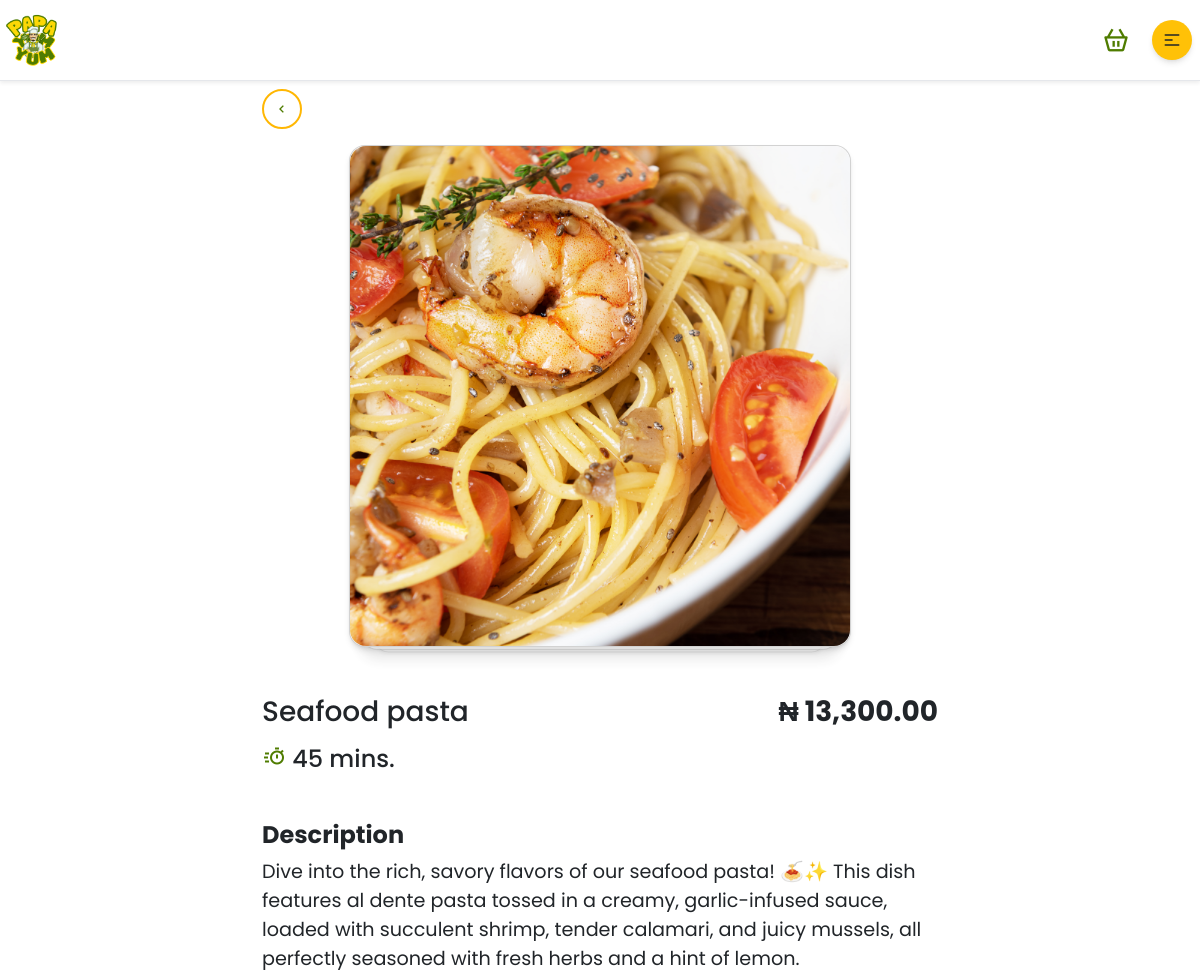
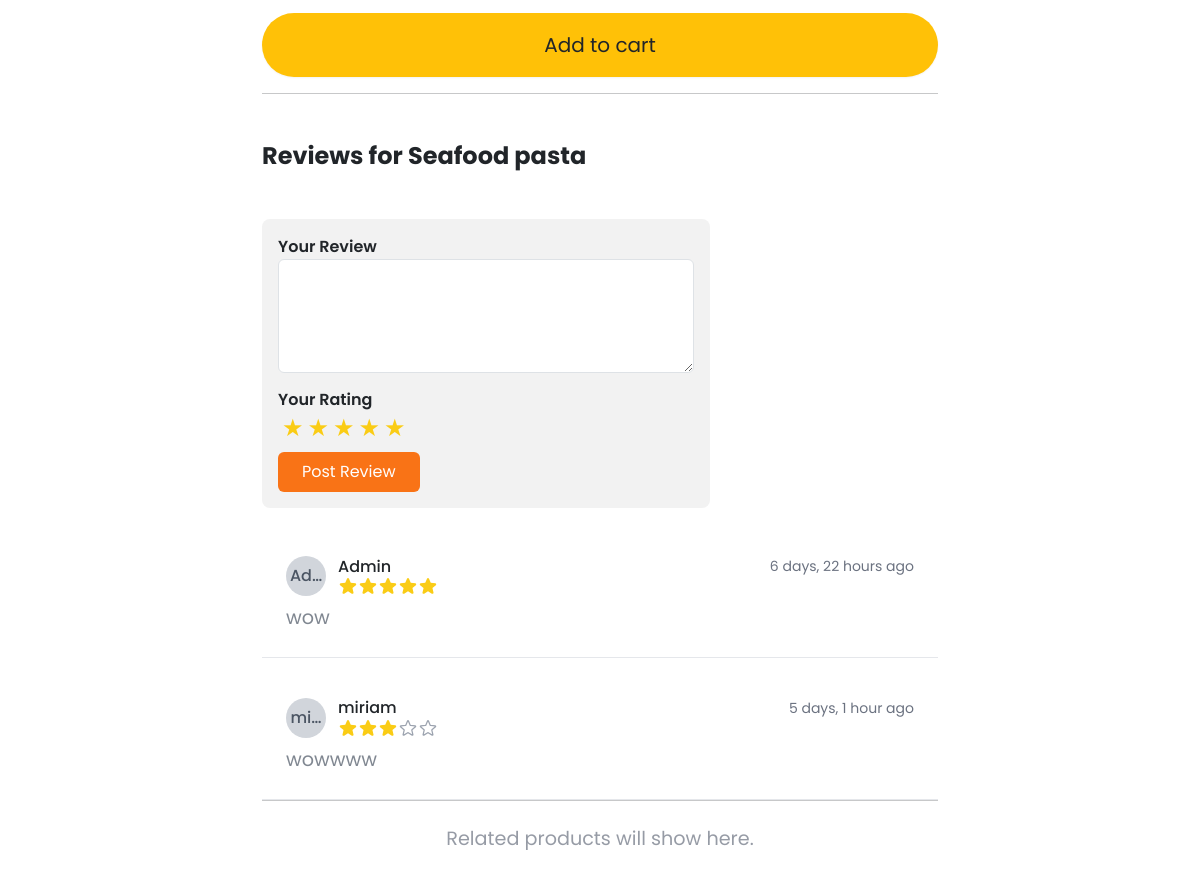
The page /detail/3/ (signed in) on the database its author committed (2 pictures, top to bottom).
### shop/models.py (models this page shows, shortened)
class Product(models.Model):
    category = models.ForeignKey(Category, on_delete=models.CASCADE, related_name="products")
    name = models.CharField(max_length=200)
    slug = models.SlugField(max_length=200, unique=True, blank=True)
    description = models.TextField(blank=True, null=True)
    price = models.DecimalField(max_digits=10, decimal_places=2)
    image = models.ImageField(upload_to='products/', blank=True, null=True)
    is_available = models.BooleanField(default=True)
    date_posted = models.DateTimeField(default=timezone.now)  # Add date_posted field
    ingredients = models.ManyToManyField(Ingredient, blank=True)
    is_vegan = models.BooleanField(default=False, blank=True)
    is_gluten_free = models.BooleanField(default=False, blank=True)
    is_halal = models.BooleanField(default=False, blank=True)
    class Meta:
        ordering = ['-date_posted']  # Orders by date_posted in descending order

class Review(models.Model):
    product = models.ForeignKey(Product, on_delete=models.CASCADE, related_name='reviews')
    user = models.ForeignKey(User, on_delete=models.CASCADE)
    content = models.TextField()
    created = models.DateTimeField(auto_now_add=True)
    rating = models.IntegerField(choices=[(i, i) for i in range(1, 6)], null=True, blank=True)  # 1 to 5 stars

### shop/views.py (the view)
# urls.py: path('detail/<int:product_id>/', views.product_detail, name='product_detail'),
@login_required(login_url='/accounts/login/')
def product_detail(request, product_id):
    product = get_object_or_404(Product, id=product_id)
    form = CartItemForm()
    profile, created = UserProfile.objects.get_or_create(user=request.user)
    reviewd = product.reviews.select_related('user').prefetch_related('replies__user')
    reviews = reviewd.order_by('-created')[:5]
    review_form = ReviewForm()
    reply_form = ReviewReplyForm()
    related_products = Product.objects.filter(category=product.category).exclude(id=product.id)
    return render(request, 'shop/product_detail.html', {
        'product': product,
        'related_products': related_products,
        'form': form,
        'reviews': reviews,
        'review_form': review_form,
        'reply_form': reply_form,
        'reviewd': reviewd,
    })

### shop/forms.py
class CartItemForm(forms.Form):
    quantity = forms.IntegerField(min_value=1, max_value=100, initial=1, widget=forms.NumberInput(attrs={'class': 'quantity-input'}))
    update = forms.BooleanField(required=False, initial=False, widget=forms.HiddenInput)

class ReviewForm(forms.ModelForm):
    class Meta:
        model = Review
        fields = ['content', 'rating']
        widgets = {
            'content': forms.Textarea(attrs={
                'class': 'form-control review-input',
                'rows': 4,
                'placeholder': 'Share your experience...',
            }),
                'rating': forms.RadioSelect(choices=[(i, f'{i} star{"s" if i > 1 else ""}') for i in range(1, 6)]),
        }

### shop/cart.py (called while the page is built)
    def __len__(self):
        return sum(item['quantity'] for item in self.cart.values())

### shop/context_processors.py (called while the page is built)
def cart_length(request):
    cart = Cart(request)
    return {
        'cart_length': len(cart)
    }

### templates/shop/product_detail.html (shortened to what this page needs)
{%extends 'partials/base.html'%}
{%load static%}
{%load crispy_forms_tags%}
{%load humanize%}
{%block content%}
<div class="my-2 pb-2 d-flex justify-content-between align-items-center">
    <a href="{%url 'shop:index'%}" class="rounded-5 roundit w-10 h-10 d-flex justify-content-center align-items-center">
        <i class='bx bx-chevron-left'></i>
    </a>
</div>
<div class="d-flex justify-center align-items-center">
    <div class="stack  rounded-4">
        <div class="card text-primary-content rounded-4 shadow-md">
            <img class="rounded-4 img" src="{{product.image.url}}" alt="">
        </div>
        <div class="card text-primary-content rounded-4 mt-2 shadow">
            <div class="card-body">
                <h2 class="card-title">{{product.name}}</h2>
                <p>{{product.name}}</p>
            </div>
        </div>
        <div class="card text-primary-content rounded-4 mt-2 shadow-sm">
            <div class="card-body">
                <h2 class="card-title">{{product.name}}</h2>
                <p>{{product.name}}</p>
            </div>
        </div>
    </div>
</div>
<br><br>
<div class="">
    <div class="d-flex justify-content-between align-items-center">
        <h3 class="h3">{{product.name}}</h3>
        <h3 class="font-bold h3">₦ {{product.price|intcomma}}</h3>
    </div>
    <div class="d-flex justify-content-between align-items-center mb-3">
        <h4 class="h4"><span><i class='bx pt-2 bx-timer'></i></span> 45 mins.</h5>
    </div>
    <br>
    <h2 class="h4 mb-2 font-bold" data-aos="fade-up">
        Description
    </h2>
    <p class="text-grey-400" data-aos="fade-down">
        {{product.description}}
    </p>
</div>
<div class="text-center my-3">
    <a id="openModal" data-aos="zoom-in-right"
        class="bg-warning d-flex justify-center align-items-center w-full btn btn-lg rounded-5">Add to cart</a>
</div>
<hr>
<br><br>
<div class="d-flex flex-col">
    <h2 class="h4 font-bold mb-4">
        Reviews for {{ product.name }}
    </h2>
    <form id="reviewForm" class="mt-6 max-w-md p-3 bg-base-200 rounded-lg" method="POST">
        <div class="mb-2">
            <label for="content" class="block font-semibold">Your Review</label>
            <textarea id="content" name="content" rows="4" required class="w-full px-3 py-2 border rounded"></textarea>
        </div>
        <div class="mb-2">
            <label class="block font-semibold">Your Rating</label>
            <div class="flex space-x-1 text-yellow-400">
                {% for i in "12345" %}
                <label for="star{{ i }}" class="cursor-pointer text-2xl">★</label>
                {% endfor %}
            </div>
        </div>
        <button type="submit" id="submitReview" class="bg-orange-500 text-white px-4 py-2 rounded">Post Review</button>
    </form>
    <br>
    <div class="space-y-4" id="reviewsContainer">
        {% for review in product.reviews.all %}
        {% include 'partials/single_review.html' with review=review %}
        {%empty%}
        <p class="text-gray-500 flex my-3 flex-col text-center my-5">
            <i class="bx bx-message-alt-x display-1 mb-3 text-gray-500" ></i>
            No reviews yet. Be the first to review this product!</p>
        {%endfor%}
    </div>
</div>
<hr>
<br>
{% if related_products %}
<div class="d-flex flex-col">
    <h2 class="h4 font-bold mb-4">
        You may also like
    </h2>
    <br>
<div class="grid grid-cols-2 md:grid-cols-3 lg:grid-cols-4 gap-4">
    {% for p in related_products %}
    <div class="overflow-hidden" data-aos="zoom-in-up">
        <a href="{% url 'shop:product_detail' p.id %}">
            <img src="{{ p.image.url }}" alt="{{ p.name }}" class="w-full rounded-4 border h-48 object-cover">
            <div class="p-2">
                <h2 class="text-lg font-semibold mb-2">{{ p.name }}</h2>
                <div class="flex justify-between items-center">
                    <span class="text-xl font-bold">₦{{ p.price|intcomma }}</span>
                    <a href="#" class="bg-warning rounded-5 flex justify-center align-items-center h-6 w-6 p-3">
                        <i class='bx bx-plus'></i>
                    </a>
                </div>
            </div>
        </a>
    </div>
    {% endfor %}
</div>
</div>
<hr>
{% else %}
<p class="text-center text-gray-500">Related products will show here.</p>
{% endif %}
<br><br>
<br><br><br>
{%endblock%}

### templates/partials/single_review.html (shortened to what this page needs)
<div class="border-b p-4 {% if review.just_created %}blink-new{% endif %}" rounded-xl id="review-{{ review.id }}">
    <div class="flex justify-between">
        <div class="flex items-center">
            <div class="w-10 h-10 rounded-full bg-gray-300 flex items-center justify-center">
                <span class="text-gray-600 font-medium">{{ review.user|truncatechars:3 }}</span>
            </div>
            <div class="ml-3">
                <h5 class="font-medium">{{ review.user }}</h5>
                <div class="flex text-yellow-400 text-sm">
                </div>
            </div>
        </div>
        <span class="text-gray-500 text-sm">{%if review.created|timesince == '0 minutes'%}Just Now {%else%}{{ review.created|timesince }} ago{%endif%}</span>
    </div>
    <p class="mt-2 text-gray-600">{{ review.content }}</p>
</div>

### templates/partials/base.html (style rules this page uses)
body { font-family: 'Poppins', sans-serif; }
p { font-size: 1.2em; opacity: 0.7; }
:root { --scroll-speed: 50s; --icon-size: 80px; --icon-color: #3b82f6; --primary-color: #f7d813; }
.bg-warning { background: #ffb703; }
.roundit { border: 2px solid #ffb703; }

### templates/shop/product_detail.html (style rules this page uses)
.img { width: 500px; height: 500px; object-fit: cover; }
.roundit { border: 2px solid #ffb703; }
.bx { color: #4f7c00; }

### rows shown on the page
Product: image (picture), name "Seafood pasta", price "13,300.00", description "Dive into the rich, savory flavors of our seafood pasta! 🍝✨ This dish features al dente pasta tossed in a creamy, garlic-infused sauce, loaded with succulent shrimp, tender calamari, and juicy mussels, all perfectly seasoned with fresh herbs and a hint of lemon."
Review: user "Ad…", user "Admin", rating 5 (drawn), created "6 days, 22 hours", content "wow"
Review: user "mi…", user "miriam", rating 3 (drawn), created "5 days, 1 hour", content "wowwww"
